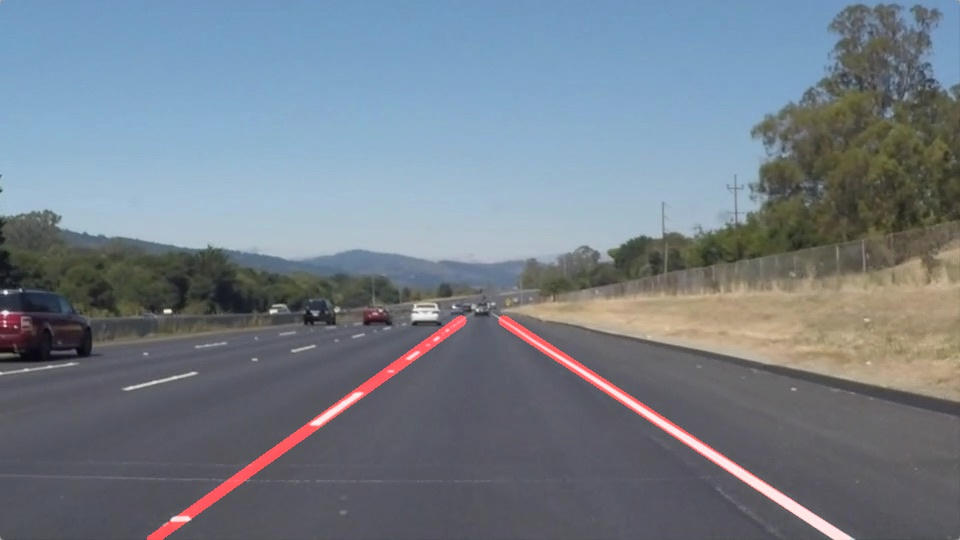
#> input picture laneLines_thirdPass.jpg, 960 x 540 px, found by its file name
$ python app.py
#> lines starting #> are read from the running program, lines starting #| are printed output that depends on the picture; after the words box and inside, x2 and y2 are one past the last pixel; in counts of white or black regions, pixels touching at a corner belong together
import cv2
import numpy as np
import matplotlib.pyplot as plt

def region_of_interest(img):
    height = img.shape[0]
    width = img.shape[1]
    # Define a trapezoid mask for lane area (adjust if needed)
    polygons = np.array([
        [(int(0.1*width), height),
         (int(0.45*width), int(0.6*height)),
         (int(0.55*width), int(0.6*height)),
         (int(0.9*width), height)]
    ])
    mask = np.zeros_like(img)
    cv2.fillPoly(mask, polygons, 255)
    masked_image = cv2.bitwise_and(img, mask)
    return masked_image

def draw_lines(img, lines):
    line_img = np.zeros_like(img)
    if lines is not None:
        for line in lines:
            x1, y1, x2, y2 = line[0]
            cv2.line(line_img, (x1, y1), (x2, y2), (255, 0, 0), 10)
    return line_img

def lane_detection_pipeline(image):
    gray = cv2.cvtColor(image, cv2.COLOR_BGR2GRAY)
    blur = cv2.GaussianBlur(gray, (5, 5), 0)
    edges = cv2.Canny(blur, 50, 150)
    cropped = region_of_interest(edges)
    lines = cv2.HoughLinesP(cropped, 2, np.pi/180, 50, np.array([]), minLineLength=40, maxLineGap=100)
    line_img = draw_lines(image, lines)
    combo = cv2.addWeighted(image, 0.8, line_img, 1, 1)
    return combo

def main():
    # Change the filename here to your image
    image_path = '/content/laneLines_thirdPass.jpg'

    # Read image
    image = cv2.imread(image_path)
#> image is the input picture: shape (540, 960, 3); mean B, G, R 136.5, 126, 116.1
    if image is None:
        print("Error: Image not found or path is incorrect.")
        return

    # Process image
    output = lane_detection_pipeline(image)
#> in lane_detection_pipeline, `gray = cv2.cvtColor(image, cv2.COLOR_BGR2GRAY)`:
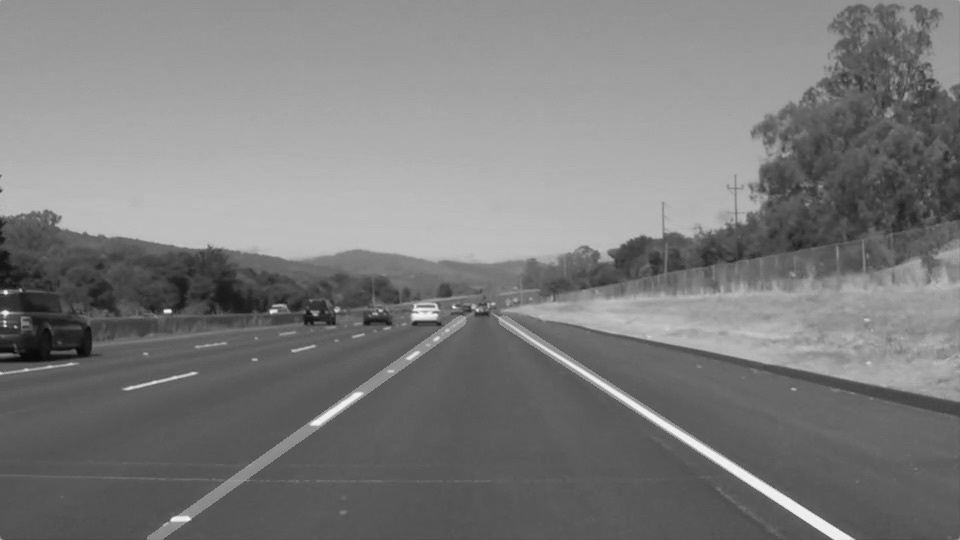
#> gray: shape (540, 960); min 8, max 246, mean 124.2
#> in lane_detection_pipeline, `edges = cv2.Canny(blur, 50, 150)`:
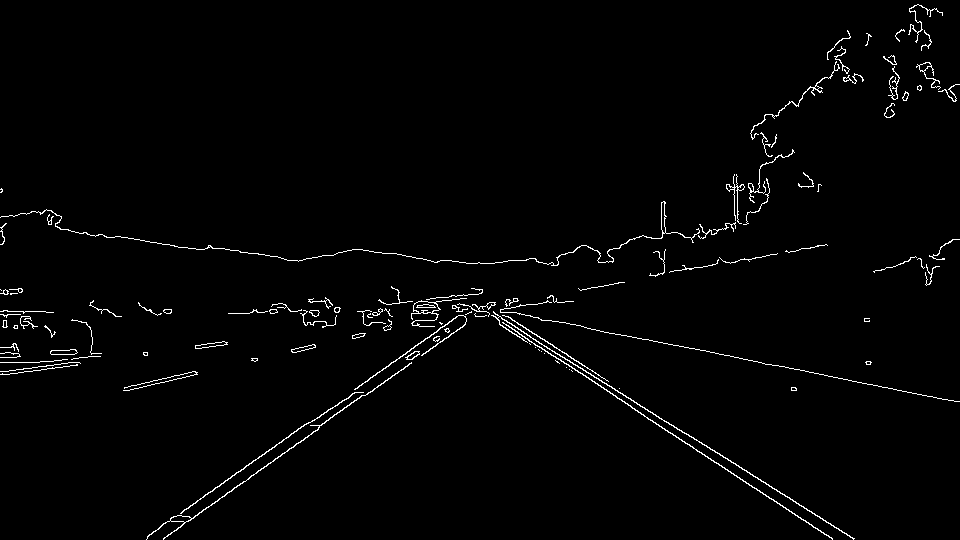
#> edges: shape (540, 960); 1.6% white in thin lines or dots
#> in region_of_interest, `cv2.fillPoly(mask, polygons, 255)`:
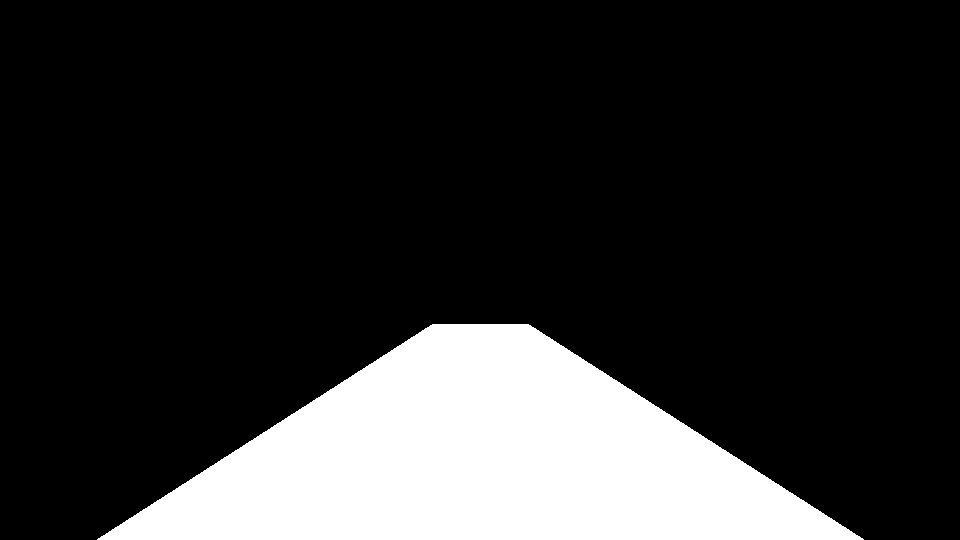
#> mask: shape (540, 960); 18% white; 1 white region, box (x1, y1, x2, y2) and area: (97, 324, 864, 540) 93432
#> in region_of_interest, `masked_image = cv2.bitwise_and(img, mask)`:
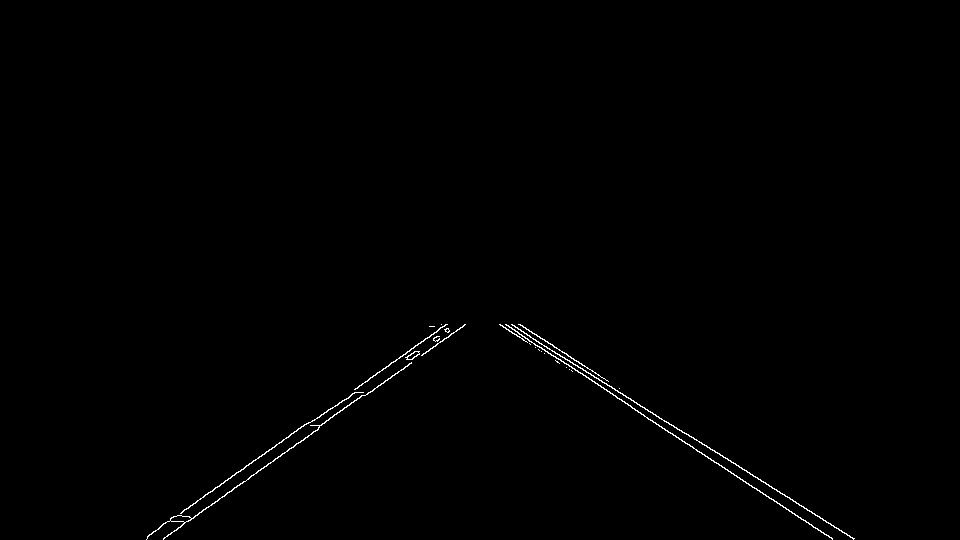
#> masked_image: shape (540, 960); 0.46% white in thin lines or dots, all inside (x1, y1, x2, y2) = (146, 324, 855, 540)
#> in lane_detection_pipeline, `lines = cv2.HoughLinesP(cropped, 2, np.pi/180, 50, np.array([]), minLi..`: lines = 17 rows, first 6: [511, 324, 854, 538], [529, 341, 832, 538], [161, 525, 447, 324], [163, 538, 449, 331], [314, 420, 446, 328], [303, 440, 451, 333]
#> the loop in draw_lines, `for line in lines:` made 17 passes
#> (x1, y1, x2, y2) on passes 1 to 12: (511, 324, 854, 538), (529, 341, 832, 538), (161, 525, 447, 324), (163, 538, 449, 331), (314, 420, 446, 328), (303, 440, 451, 333), (505, 324, 630, 405), (245, 481, 448, 328), (520, 324, 566, 353), (500, 324, 631, 406), (147, 536, 352, 393), (193, 518, 434, 337)
#> after the loop in draw_lines, `for line in lines:`:
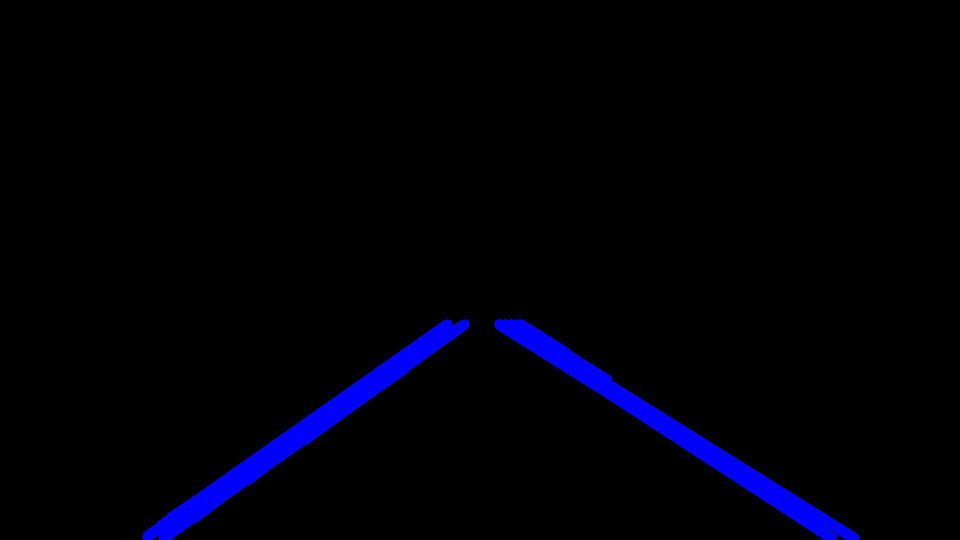
#> line_img: shape (540, 960, 3); mean of channels 0, 1, 2 8.2, 0, 0; drawn as B, G, R
#> in lane_detection_pipeline, `combo = cv2.addWeighted(image, 0.8, line_img, 1, 1)`:
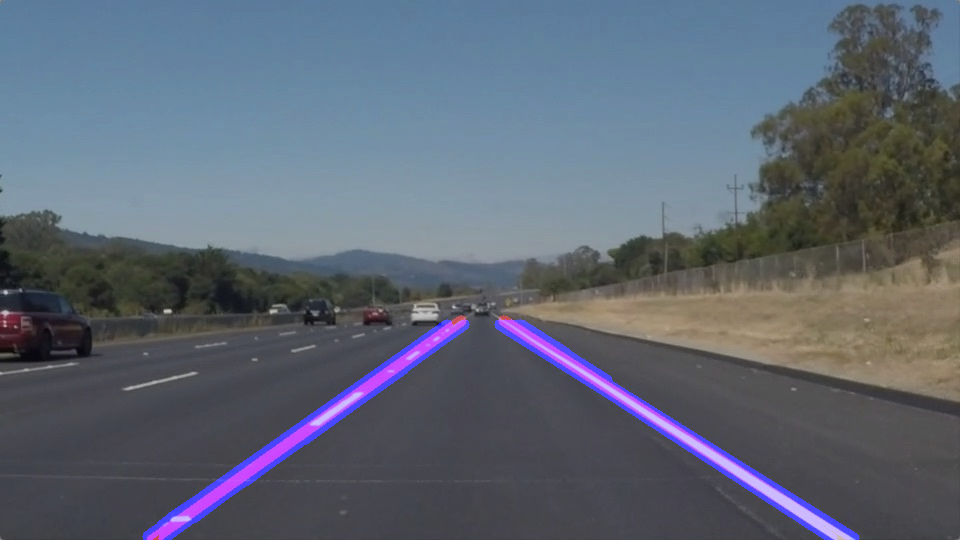
#> combo: shape (540, 960, 3); mean B, G, R 115.2, 101.8, 93.9

    # Convert to RGB for displaying with matplotlib
    output_rgb = cv2.cvtColor(output, cv2.COLOR_BGR2RGB)

    # Show original and result
    plt.figure(figsize=(12,6))
    plt.subplot(1,2,1)
    plt.title("Original Image")
    plt.imshow(cv2.cvtColor(image, cv2.COLOR_BGR2RGB))
    plt.axis('off')

    plt.subplot(1,2,2)
    plt.title("Lane Detection Output")
    plt.imshow(output_rgb)
    plt.axis('off')

    plt.show()
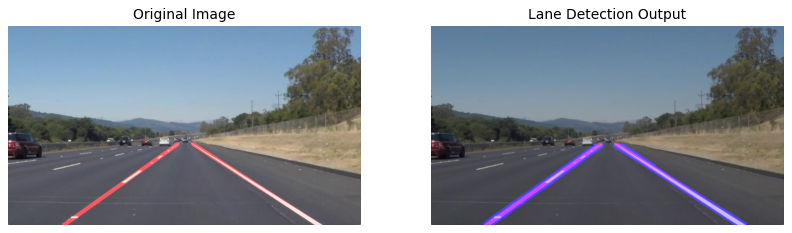
#> figure drawn by matplotlib, 2 panels

if __name__ == "__main__":
    main()
